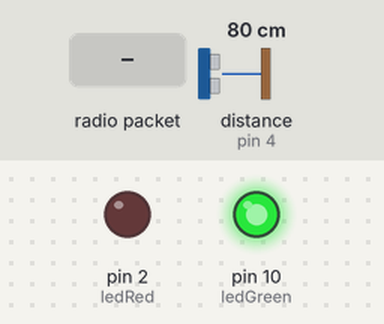
A sketch run on a simulated Arduino Uno, built with avr-gcc and run on an emulated ATmega328P. Shown: output pins drawn as LEDs (lit = HIGH). Wiring (inferred from the names in the program): ultrasonic range finder: trigger pin 3; echo pin 4. The inputs (shaded band) are chosen by the test bench; at power-on: distance to the obstacle (sensor on pin 4) 80 cm. The echo pulse lasts 58.3 µs per cm; no radio packets arrive unless stated; pins used as bus, display or sensor lines are not drawn; what the sketch prints to the serial monitor is not drawn.

Above: at 1.2 s.
1.3 s: radio packet "5" arrives
At 1.6 s:
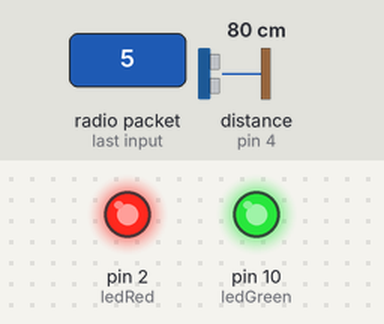
2.8 s: distance to the obstacle (sensor on pin 4) set to 2 cm
4.7 s: radio packet "90" arrives
7.7 s: distance to the obstacle (sensor on pin 4) set to 35 cm
10.7 s: radio packet "200" arrives
Timing chart, 0 to 13.7 s (numbered marks = the images above; inputs shaded):
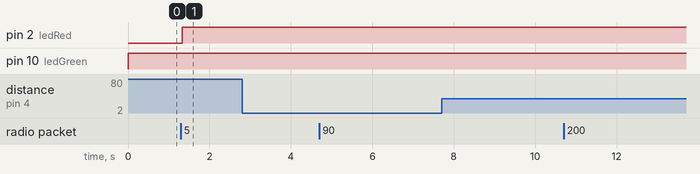

Measured:
- after the input at 1.3 s, pin 2 (ledRed): LOW → HIGH at once
- after the input at 2.8 s, every drawn part: stays the same
- after the input at 4.7 s, every drawn part: stays the same
- after the input at 7.7 s, every drawn part: stays the same
- after the input at 10.7 s, every drawn part: stays the same

The sketch:

Master.ino
```cpp
#include <nRF24L01.h>
#include <printf.h>
#include <RF24.h>
#include <RF24_config.h>
#include "Filter.h"

#define trigPin 3
#define echoPin 4
#define ledGreen 10
#define ledRed 2

RF24 radio(7, 8); // CE, CSN
const byte address[6] = "00001";    // Address for RF Module

void setup() {
  // Configure Radio
  radio.begin();
  radio.openWritingPipe(address);
  radio.setPALevel(RF24_PA_MIN);
 radio.startListening();

  Serial.begin(9600);
  // Configure Ultrasonic Distance Sensor
  pinMode(trigPin, OUTPUT);
  pinMode(echoPin, INPUT);

  // Configure Indicators
  pinMode(ledGreen, OUTPUT);
  pinMode(ledRed, OUTPUT);
}


void loop() {
  // Acquire Distance Measurement
  long duration, distance;
  digitalWrite(trigPin, LOW);
  delayMicroseconds(2);
  digitalWrite(trigPin, HIGH);
  delayMicroseconds(10);
  digitalWrite(trigPin, LOW);
  duration = pulseIn(echoPin, HIGH);
  distance = (duration/2) / 29.1;

  if ((distance > 0) && (distance < 470)) {
    digitalWrite(ledGreen, HIGH);
  } else {
    digitalWrite(ledGreen, LOW);
  }

  if (distance > 500) {
    distance = 600;
  }
  // Print distance to serial
  Serial.print(distance);
  Serial.print(" ");

 if (radio.available()) {
   char text[32] = "";
   radio.read(&text, sizeof(text));
   Serial.println(text);
   int reading = atoi(text);
   if (((reading > 0) && (reading < 470)) || ((distance > 0) && (distance < 470))) {
     digitalWrite(ledRed, HIGH);
   } else {
     digitalWrite(ledRed, LOW);
   }
 }

  delay(40);
}
```
